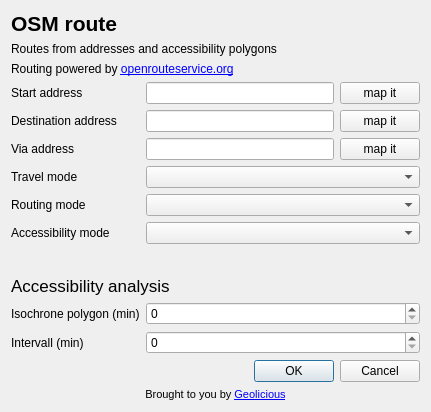
<?xml version="1.0" encoding="UTF-8"?>
<ui version="4.0">
 <class>OSMrouteDialogBase</class>
 <widget class="QDialog" name="OSMrouteDialogBase">
  <property name="geometry">
   <rect>
    <x>0</x>
    <y>0</y>
    <width>431</width>
    <height>409</height>
   </rect>
  </property>
  <property name="windowTitle">
   <string>OSM route</string>
  </property>
  <layout class="QVBoxLayout" name="verticalLayout_2">
   <item>
    <layout class="QVBoxLayout" name="verticalLayout">
     <item>
      <widget class="QLabel" name="label_8">
       <property name="font">
        <font>
         <pointsize>16</pointsize>
         <weight>75</weight>
         <italic>false</italic>
         <bold>true</bold>
        </font>
       </property>
       <property name="text">
        <string>OSM route </string>
       </property>
      </widget>
     </item>
     <item>
      <widget class="QLabel" name="label_9">
       <property name="text">
        <string>Routes from addresses and accessibility polygons</string>
       </property>
      </widget>
     </item>
     <item>
      <widget class="QLabel" name="label_10">
       <property name="text">
        <string>Routing powered by &lt;a href=&quot;test&quot;&gt;openrouteservice.org&lt;/a&gt;</string>
       </property>
      </widget>
     </item>
    </layout>
   </item>
   <item>
    <layout class="QFormLayout" name="formLayout_2">
     <property name="fieldGrowthPolicy">
      <enum>QFormLayout::AllNonFixedFieldsGrow</enum>
     </property>
     <item row="0" column="0">
      <widget class="QLabel" name="label_4">
       <property name="font">
        <font>
         <family>Ubuntu</family>
         <weight>50</weight>
         <bold>false</bold>
        </font>
       </property>
       <property name="text">
        <string>Start address</string>
       </property>
      </widget>
     </item>
     <item row="0" column="1">
      <layout class="QHBoxLayout" name="horizontalLayout_3">
       <item>
        <widget class="QLineEdit" name="start"/>
       </item>
       <item>
        <widget class="QPushButton" name="map_start">
         <property name="text">
          <string>map it</string>
         </property>
        </widget>
       </item>
      </layout>
     </item>
     <item row="1" column="0">
      <widget class="QLabel" name="label_5">
       <property name="font">
        <font>
         <family>Ubuntu</family>
         <weight>50</weight>
         <bold>false</bold>
        </font>
       </property>
       <property name="text">
        <string>Destination address</string>
       </property>
      </widget>
     </item>
     <item row="1" column="1">
      <layout class="QHBoxLayout" name="horizontalLayout_4">
       <item>
        <widget class="QLineEdit" name="stop"/>
       </item>
       <item>
        <widget class="QPushButton" name="map_stop">
         <property name="text">
          <string>map it</string>
         </property>
        </widget>
       </item>
      </layout>
     </item>
     <item row="2" column="0">
      <widget class="QLabel" name="label">
       <property name="text">
        <string>Via address</string>
       </property>
      </widget>
     </item>
     <item row="2" column="1">
      <layout class="QHBoxLayout" name="horizontalLayout_5">
       <item>
        <widget class="QLineEdit" name="via"/>
       </item>
       <item>
        <widget class="QPushButton" name="map_via">
         <property name="text">
          <string>map it</string>
         </property>
        </widget>
       </item>
      </layout>
     </item>
     <item row="3" column="0">
      <widget class="QLabel" name="label_12">
       <property name="text">
        <string>Travel mode</string>
       </property>
      </widget>
     </item>
     <item row="3" column="1">
      <widget class="QComboBox" name="type"/>
     </item>
     <item row="4" column="0">
      <widget class="QLabel" name="label_2">
       <property name="text">
        <string>Routing mode</string>
       </property>
      </widget>
     </item>
     <item row="4" column="1">
      <widget class="QComboBox" name="mode"/>
     </item>
     <item row="5" column="0">
      <widget class="QLabel" name="label_7">
       <property name="text">
        <string>Accessibility mode</string>
       </property>
      </widget>
     </item>
     <item row="5" column="1">
      <widget class="QComboBox" name="mode_access"/>
     </item>
     <item row="6" column="1">
      <spacer name="horizontalSpacer">
       <property name="orientation">
        <enum>Qt::Horizontal</enum>
       </property>
       <property name="sizeHint" stdset="0">
        <size>
         <width>40</width>
         <height>20</height>
        </size>
       </property>
      </spacer>
     </item>
     <item row="7" column="0" colspan="2">
      <widget class="QLabel" name="label_3">
       <property name="font">
        <font>
         <pointsize>13</pointsize>
        </font>
       </property>
       <property name="text">
        <string>Accessibility analysis</string>
       </property>
      </widget>
     </item>
     <item row="8" column="0">
      <widget class="QLabel" name="label_13">
       <property name="text">
        <string>Isochrone polygon (min)</string>
       </property>
      </widget>
     </item>
     <item row="8" column="1">
      <widget class="QSpinBox" name="time">
       <property name="maximum">
        <number>30</number>
       </property>
      </widget>
     </item>
     <item row="9" column="0">
      <widget class="QLabel" name="label_14">
       <property name="text">
        <string>Intervall (min)</string>
       </property>
      </widget>
     </item>
     <item row="9" column="1">
      <widget class="QSpinBox" name="interval">
       <property name="maximum">
        <number>30</number>
       </property>
      </widget>
     </item>
     <item row="10" column="0">
      <widget class="QLabel" name="label_6">
       <property name="font">
        <font>
         <family>Ubuntu</family>
         <weight>50</weight>
         <bold>false</bold>
        </font>
       </property>
       <property name="text">
        <string/>
       </property>
      </widget>
     </item>
     <item row="10" column="1">
      <widget class="QDialogButtonBox" name="button_box">
       <property name="orientation">
        <enum>Qt::Horizontal</enum>
       </property>
       <property name="standardButtons">
        <set>QDialogButtonBox::Cancel|QDialogButtonBox::Ok</set>
       </property>
      </widget>
     </item>
     <item row="11" column="0" colspan="2">
      <widget class="QLabel" name="label_16">
       <property name="font">
        <font>
         <pointsize>8</pointsize>
        </font>
       </property>
       <property name="text">
        <string>Brought to you by &lt;a href=&quot;http://www.geolicious.de&quot;&gt;Geolicious&lt;/a&gt;</string>
       </property>
       <property name="alignment">
        <set>Qt::AlignCenter</set>
       </property>
      </widget>
     </item>
    </layout>
   </item>
  </layout>
 </widget>
 <tabstops>
  <tabstop>mode</tabstop>
  <tabstop>button_box</tabstop>
 </tabstops>
 <resources/>
 <connections>
  <connection>
   <sender>button_box</sender>
   <signal>accepted()</signal>
   <receiver>OSMrouteDialogBase</receiver>
   <slot>accept()</slot>
   <hints>
    <hint type="sourcelabel">
     <x>20</x>
     <y>20</y>
    </hint>
    <hint type="destinationlabel">
     <x>20</x>
     <y>20</y>
    </hint>
   </hints>
  </connection>
  <connection>
   <sender>button_box</sender>
   <signal>rejected()</signal>
   <receiver>OSMrouteDialogBase</receiver>
   <slot>reject()</slot>
   <hints>
    <hint type="sourcelabel">
     <x>20</x>
     <y>20</y>
    </hint>
    <hint type="destinationlabel">
     <x>20</x>
     <y>20</y>
    </hint>
   </hints>
  </connection>
 </connections>
</ui>
